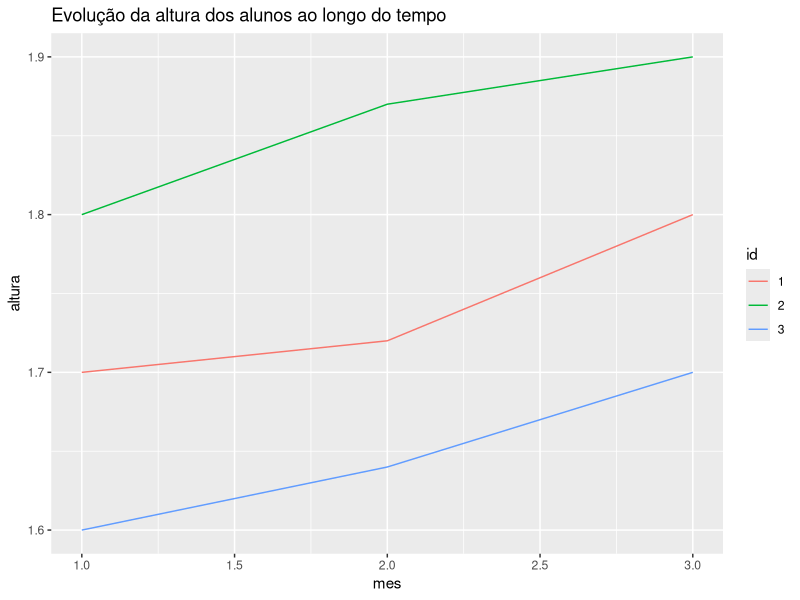

Reproduce this figure in R.
## ---- chunk 1
#| label: pacotes
#| include: false

library(tidyverse)
## ---- chunk 2
#| label: fig-principios-tidy-data
#| fig-cap: "As seguintes três regras tornam um conjunto de dados tidy: variáveis são colunas, observações são linhas e valores são células. Fonte: R for Data Science."

knitr::include_graphics(
  "https://d33wubrfki0l68.cloudfront.net/6f1ddb544fc5c69a2478e444ab8112fb0eea23f8/91adc/images/tidy-1.png"
)
## ---- chunk 3

dados <- tribble(
  ~id, ~altura, ~peso,
  1, 1.70, 70,
  2, 1.80, 80,
  3, 1.60, 60
)
knitr::kable(dados)
## ---- chunk 4
dados <- tribble(
  ~id, ~tipo_medida, ~valor,
  1, "altura", 1.70,
  1, "peso", 70,
  2, "altura", 1.80,
  2, "peso", 80,
  3, "altura", 1.60,
  3, "peso", 60
)
knitr::kable(dados)
## ---- chunk 5

dados <- tribble(
  ~id, ~tipo_medida, ~valor,
  1, "altura", 1.70,
  1, "peso", 70,
  2, "altura", 1.80,
  2, "peso", 80,
  3, "altura", 1.60,
  3, "peso", 60
)

dados_largo <- dados |>
  pivot_wider(names_from = tipo_medida, values_from = valor)

knitr::kable(dados_largo)

## ---- chunk 6
dados <- tribble(
  ~tipo, ~alice, ~bruno, ~carla, ~daniel,
  "altura", 1.70, 1.80, 1.60, 1.75,
  "peso", 70, 80, 60, 75
)
knitr::kable(dados)
## ---- chunk 7

dados_longo <- dados |>
  pivot_longer(cols = -tipo, names_to = "nome", values_to = "valor")

knitr::kable(dados_longo)

## ---- chunk 8

dados_arrumados <- dados_longo |>
  pivot_wider(names_from = tipo, values_from = valor)

knitr::kable(dados_arrumados)

## ---- chunk 9
dados <- tribble(
  ~id, ~altura_peso,
  1, "1.70 / 70",
  2, "1.80 / 80",
  3, "1.60 / 60",
  4, "1.75 / 75"
)

knitr::kable(dados)
## ---- chunk 10

dados <- tribble(
  ~id, ~altura_peso,
  1, "1.70 / 70",
  2, "1.80 / 80",
  3, "1.60 / 60",
  4, "1.75 / 75"
)

dados_arrumados <- dados |>
  separate(altura_peso, into = c("altura", "peso"), sep = " / ")

knitr::kable(dados_arrumados)
## ---- chunk 11

dados <- tribble(
  ~id, ~mes, ~altura, ~peso,
  "1", 1, 1.70, 70,
  "1", 2, 1.72, 75,
  "1", 3, 1.80, 80,
  "2", 1, 1.80, 80,
  "2", 2, 1.87, 85,
  "2", 3, 1.90, 90,
  "3", 1, 1.60, 60,
  "3", 2, 1.64, 65,
  "3", 3, 1.70, 70
)

knitr::kable(dados)

## ---- chunk 12
#| fig-width: 6
#| fig-height: 4
#| fig-cap: Evolução da altura dos alunos ao longo do tempo. Cada linha representa um aluno.
#| dpi: 300

dados |>
  ggplot(aes(x = mes, y = altura, color = id)) +
  geom_line() +
  labs(title = "Evolução da altura dos alunos ao longo do tempo")

